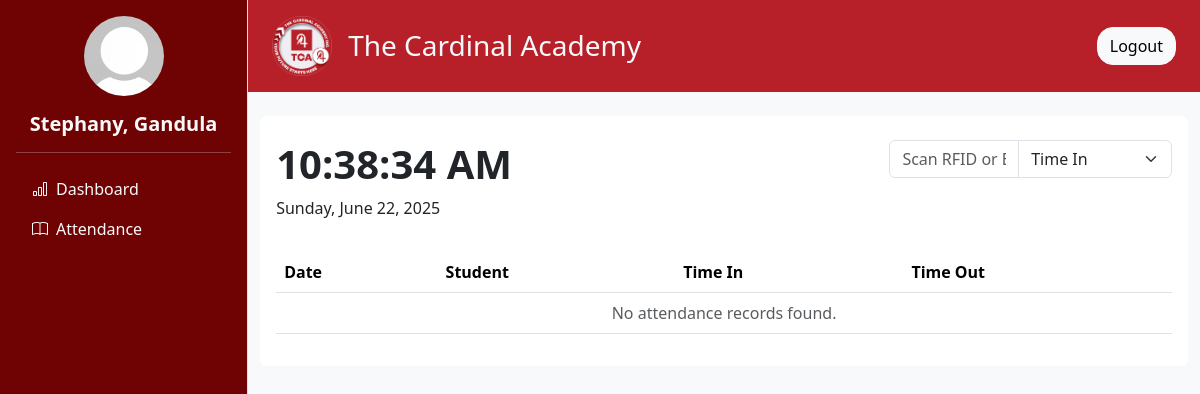
Before: /teacher/attendance.php (signed in) with the older database file.
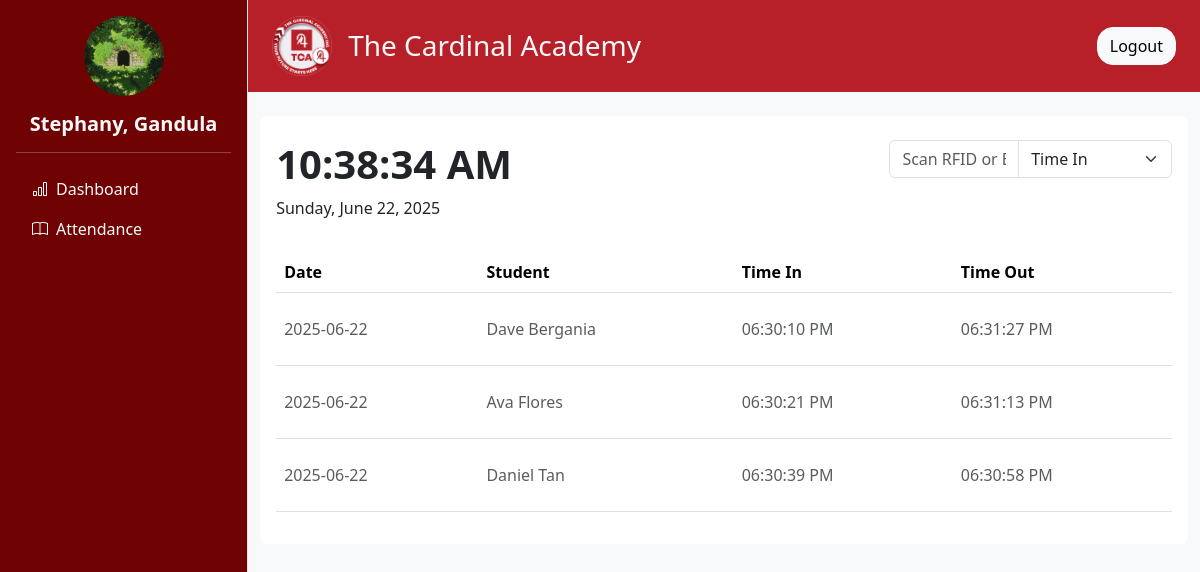
After: the same page with the newer database file.
### tables this page shows
CREATE TABLE `users` (
  `user_id` int(11) NOT NULL,
  `acc_type` enum('admin','teacher','parent','student') NOT NULL,
  `username` varchar(50) NOT NULL,
  `email` varchar(100) NOT NULL,
  `password` varchar(255) NOT NULL,
  `first_name` varchar(50) NOT NULL,
  `last_name` varchar(50) NOT NULL,
  `gender` enum('male','female','other') DEFAULT NULL,
  `birthdate` date DEFAULT NULL,
  `phone_number` varchar(20) DEFAULT NULL,
  `address` text DEFAULT NULL,
  `created_at` timestamp NOT NULL DEFAULT current_timestamp(),
  `updated_at` timestamp NOT NULL DEFAULT current_timestamp() ON UPDATE current_timestamp(),
  `profile` varchar(255) NOT NULL,
  `rfid` int(100) DEFAULT NULL,
  `enroll_id` int(11) NOT NULL,
  `acc_status` varchar(100) NOT NULL DEFAULT 'active'
);

CREATE TABLE `attendance` (
  `id` int(11) NOT NULL,
  `date` date NOT NULL,
  `time_in` time DEFAULT NULL,
  `time_out` time DEFAULT NULL,
  `teacher_id` int(11) NOT NULL,
  `student_id` int(11) NOT NULL
);

### teacher/attendance.php (the view, shortened to what this page needs)
<?php
include '../db_connection.php';
?>
<!DOCTYPE html>
<html lang="en">
<head>
  <?php include 'header.php' ?>
</head>
<body>
<div class="d-flex flex-row bg-light">
  <?php include 'navigation.php' ?>
  <div class="content flex-grow-1">
    <?php include 'nav_top.php' ?>
    <div class="container my-4">
      <div class="row g-4">
        <div class="col-12">
          <div class="rounded pt-4 p-3 bg-white">
            <div class="row mb-3">
              <div class="col-md-8">
                <div id="liveTime" class=" fw-bold"></div>
                <p id="date">Date</p>
              </div>
              <div class="col-12 col-md-4">
               <form id="attendanceForm" method="POST" action="attendance_rfid.php">
                    <div class="input-group">
                        <input
                        type="text"
                        name="rfid_code"
                        id="rfid_code"
                        class="form-control"
                        placeholder="Scan RFID or Enter ID"
                        required
                        >
                        <select class="form-select" name="attendance_type" id="attendance_type" required>
                        <option value="time_in" selected>Time In</option>
                        </select>
                    </div>
                    </form>
              </div>
            </div>
            <?php
                $sql = "SELECT
                            attendance.id,
                            attendance.date,
                            attendance.time_in,
                            attendance.time_out,
                            attendance.teacher_id,
                            attendance.student_id,
                            CONCAT(users.first_name, ' ', users.last_name) AS fullname
                        FROM attendance
                        INNER JOIN users ON attendance.student_id = users.user_id
                        WHERE attendance.date = CURDATE()
                        ORDER BY attendance.time_in ASC";
                $result = mysqli_query($conn, $sql);
                ?>
                <div class="table-responsive">
                <table class="table table-hover">
                    <thead>
                    <tr>
                        <th>Date</th>
                        <th>Student</th>
                        <th>Time In</th>
                        <th>Time Out</th>
                    </tr>
                    </thead>
                    <tbody>
                    <?php if (mysqli_num_rows($result) > 0): ?>
                        <?php while ($row = mysqli_fetch_assoc($result)): ?>
                        <tr>
                            <td><p class="text-muted py-3 mb-0"><?= htmlspecialchars($row['date']) ?></p></td>
                            <td><p class="text-muted py-3 mb-0"><?= htmlspecialchars($row['fullname']) ?></p></td>
                            <td>
                                <p class="text-muted py-3 mb-0">
                                    <?= $row['time_in'] ? date('h:i:s A', strtotime($row['time_in'])) : '<span class="text-muted">--</span>' ?>
                                </p>
                            </td>
                            <td>
                                <p class="text-muted py-3 mb-0">
                                    <?= $row['time_out'] ? date('h:i:s A', strtotime($row['time_out'])) : '<span class="text-muted">--</span>' ?>
                                </p>
                            </td>
                        </tr>
                        <?php endwhile; ?>
                    <?php else: ?>
                        <tr>
                        <td colspan="7" class="text-center text-muted">No attendance records found.</td>
                        </tr>
                    <?php endif; ?>
                    </tbody>
                </table>
                </div>
          </div>
        </div>
      </div>
    </div>
  </div>
</div>
</body>
</html>

### teacher/header.php (shortened to what this page needs)
<link href="https://cdn.jsdelivr.net/npm/bootstrap@5.3.2/dist/css/bootstrap.min.css" rel="stylesheet">
<link href="https://cdn.jsdelivr.net/npm/bootstrap-icons@1.11.1/font/bootstrap-icons.css" rel="stylesheet">
<link rel="stylesheet" href="../static/css/styles.css">
<link rel="stylesheet" href="../static/css/landing.css">

### teacher/navigation.php
<?php
include '../db_connection.php';
$user_id = $_SESSION['user_id'];
$sql = "SELECT first_name, last_name, profile FROM users WHERE user_id = ?";
$stmt = $conn->prepare($sql);
$stmt->bind_param("i", $user_id);
$stmt->execute();
$result = $stmt->get_result();
$user = $result->fetch_assoc();
$full_name = htmlspecialchars($user['first_name'] . ', ' . $user['last_name']);
$profile_image = !empty($user['profile']) ? '../static/uploads/' . htmlspecialchars($user['profile']) : '../static/uploads/default_profile.jpg';
?>
<div id="nav_side" class="sidebar p-3 border-end sticky-top d-none d-md-block" style="min-height: 100vh; width: 250px;">
    <div class="profile-pic mb-3 text-center">
        <img src="<?= $profile_image ?>" alt="Profile Picture" class="rounded-circle img-fluid" style="width: 80px; height: 80px; object-fit: cover;">
    </div>
    <h5 class="text-center fw-bolder text-light mb-3"><?= $full_name ?></h5>
    <hr class="text-light">
    <ul class="nav flex-column">
        <li class="nav-item">
            <a class="nav-link text-light" href="dashboard.php"><i class="bi bi-bar-chart me-2"></i>Dashboard</a>
        </li>
        <li class="nav-item">
            <a class="nav-link text-light" href="attendance_list.php"><i class="bi bi-book me-2"></i>Attendance</a>
        </li>
    </ul>
</div>

### teacher/nav_top.php
<div class="d-flex sticky-top align-items-center justify-content-between px-4 py-3" style="background-color: #b72029;">
    <div class="d-flex align-items-center">
    <img src="../static/uploads/logo.png" alt="Logo" style="height: 60px; width: auto;" class="me-3">
    <h3 class="text-light m-0">The Cardinal Academy</h3>
    </div>
    <a href="logout.php" class="btn btn-light rounded-4">Logout</a>
</div>

### static/css/styles.css (style rules this page uses)
.sidebar { background-color: rgb(111, 2, 2); width: 20%; height: 100vh; }
.content { width: 80%; }

### static/css/landing.css (style rules this page uses)
body { margin: 0; padding: 0; height: 100%; }

Changed rows visible on the page:
changed users "Stephany, Gandula": profile: picture added in place of a placeholder
added attendance: date "2025-06-22", fullname "Dave Bergania", time_in "06:30:10 PM", time_out "06:31:27 PM"
added attendance: date "2025-06-22", fullname "Ava Flores", time_in "06:30:21 PM", time_out "06:31:13 PM"
added attendance: date "2025-06-22", fullname "Daniel Tan", time_in "06:30:39 PM", time_out "06:30:58 PM"
Other visible differences:
text no longer shown: "No attendance records found."
